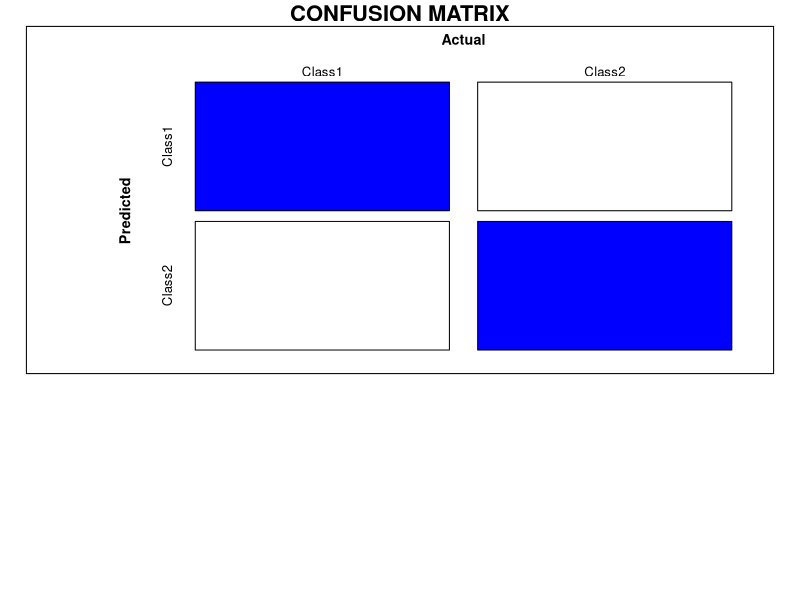

Write R code to recreate this figure. (Note: this script raises an error after producing the figure.)
################################################################################
###               Resultados modelo elegido (Random Forest)                  ###
################################################################################


### Confusion matrix ####################################

draw_confusion_matrix <- function(cm) {
  
  layout(matrix(c(1,1,2)))
  par(mar=c(2,2,2,2))
  plot(c(100, 345), c(300, 450), type = "n", xlab="", ylab="", xaxt='n', yaxt='n')
  title('CONFUSION MATRIX', cex.main=2)
  
  # create the matrix 
  rect(150, 430, 240, 370, col='blue')
  text(195, 435, 'Class1', cex=1.2)
  rect(250, 430, 340, 370, col='white')
  text(295, 435, 'Class2', cex=1.2)
  text(125, 370, 'Predicted', cex=1.3, srt=90, font=2)
  text(245, 450, 'Actual', cex=1.3, font=2)
  rect(150, 305, 240, 365, col='white')
  rect(250, 305, 340, 365, col='blue')
  text(140, 400, 'Class1', cex=1.2, srt=90)
  text(140, 335, 'Class2', cex=1.2, srt=90)
  
  # add in the cm results 
  res <- as.numeric(cm$table)
  text(195, 400, res[1], cex=1.6, font=2, col='white')
  text(195, 335, res[2], cex=1.6, font=2, col='black')
  text(295, 400, res[3], cex=1.6, font=2, col='black')
  text(295, 335, res[4], cex=1.6, font=2, col='white')
  
  # add in the specifics 
  plot(c(100, 0), c(100, 0), type = "n", xlab="", ylab="", main = "DETAILS", xaxt='n', yaxt='n')
  text(10, 85, names(cm$byClass[1]), cex=1.2, font=2)
  text(10, 70, round(as.numeric(cm$byClass[1]), 3), cex=1.2)
  text(30, 85, names(cm$byClass[2]), cex=1.2, font=2)
  text(30, 70, round(as.numeric(cm$byClass[2]), 3), cex=1.2)
  text(50, 85, names(cm$byClass[5]), cex=1.2, font=2)
  text(50, 70, round(as.numeric(cm$byClass[5]), 3), cex=1.2)
  text(70, 85, names(cm$byClass[6]), cex=1.2, font=2)
  text(70, 70, round(as.numeric(cm$byClass[6]), 3), cex=1.2)
  text(90, 85, names(cm$byClass[7]), cex=1.2, font=2)
  text(90, 70, round(as.numeric(cm$byClass[7]), 3), cex=1.2)
  
  # add in the accuracy information 
  text(30, 35, names(cm$overall[1]), cex=1.5, font=2)
  text(30, 20, round(as.numeric(cm$overall[1]), 3), cex=1.4)
  text(70, 35, names(cm$overall[2]), cex=1.5, font=2)
  text(70, 20, round(as.numeric(cm$overall[2]), 3), cex=1.4)
}  

png("C:/Users/juanc/OneDrive/Documents/Universidad/Maestria/Big Data Machine Learning/Trabajo final/confusion matrix.png")
draw_confusion_matrix(cm_rf)
dev.off()
##########################################################


### Variable importance ####################################

png("C:/Users/juanc/OneDrive/Documents/Universidad/Maestria/Big Data Machine Learning/Trabajo final/variable importance.png")
varImpPlot(forest)
dev.off()
##########################################################